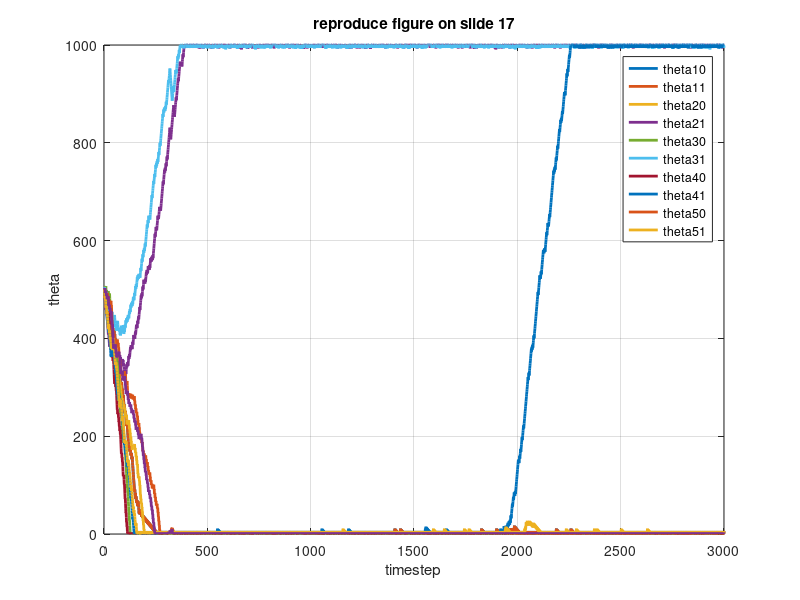
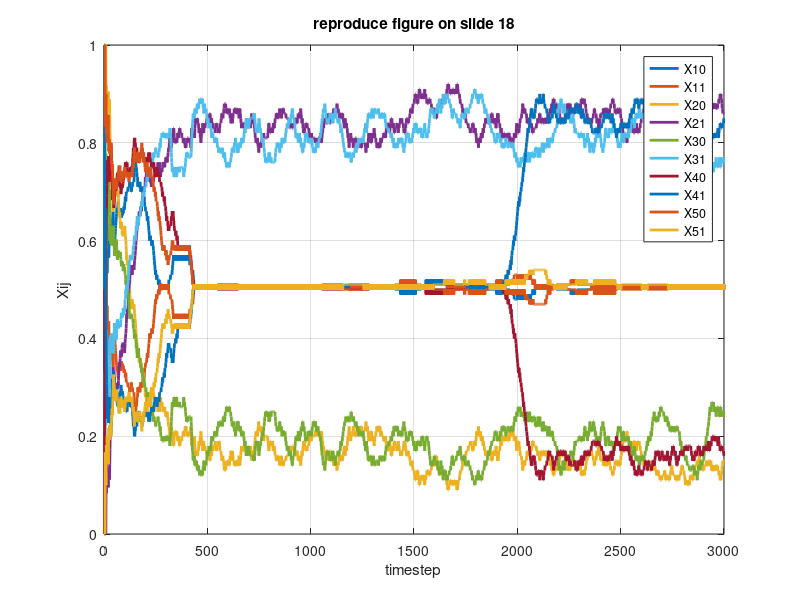

Reproduce these figures in MATLAB, in order.
%% fig 17
clc;
clear;
close all;

data = load('data.dat');
agent1 = data(1:5:end-4,:);
agent2 = data(2:5:end-3,:);
agent3 = data(3:5:end-2,:);
agent4 = data(4:5:end-1,:);
agent5 = data(5:5:end,:);

time = 1:1:data(end,1);
figure
plot(time',agent1(:,4),'LineWidth',2);
hold on
grid on
plot(time',agent1(:,4),'LineWidth',2);
plot(time',agent1(:,5),'LineWidth',2);
plot(time',agent2(:,4),'LineWidth',2);
plot(time',agent2(:,5),'LineWidth',2);
plot(time',agent3(:,4),'LineWidth',2);
plot(time',agent3(:,5),'LineWidth',2);
plot(time',agent4(:,4),'LineWidth',2);
plot(time',agent4(:,5),'LineWidth',2);
plot(time',agent5(:,4),'LineWidth',2);
plot(time',agent5(:,5),'LineWidth',2);

xlabel('timestep')
xlim([0 3000])
ylabel('theta')
title('reproduce figure on slide 17')
legend('theta10','theta11','theta20','theta21','theta30', ...
    'theta31','theta40','theta41','theta50','theta51');

%% fig 18
x10 = zeros(length(time),1);
x11 = zeros(length(time),1);
x20 = zeros(length(time),1);
x21 = zeros(length(time),1);
x30 = zeros(length(time),1);
x31 = zeros(length(time),1);
x40 = zeros(length(time),1);
x41 = zeros(length(time),1);
x50 = zeros(length(time),1);
x51 = zeros(length(time),1);

for i = 1:length(time)
    if i <= 100
        x10(i) = sum(agent1(1:i,3)==0)/i;
    else
        x10(i) = sum(agent1(i-100:i,3)==0)/100;
    end
end

for i = 1:length(time)
    if i <= 100
        x11(i) = sum(agent1(1:i,3)==1)/i;
    else
        x11(i) = sum(agent1(i-100:i,3)==1)/100;
    end
end

for i = 1:length(time)
    if i <= 100
        x20(i) = sum(agent2(1:i,3)==0)/i;
    else
        x20(i) = sum(agent2(i-100:i,3)==0)/100;
    end
end

for i = 1:length(time)
    if i <= 100
        x21(i) = sum(agent2(1:i,3)==1)/i;
    else
        x21(i) = sum(agent2(i-100:i,3)==1)/100;
    end
end

for i = 1:length(time)
    if i <= 100
        x30(i) = sum(agent3(1:i,3)==0)/i;
    else
        x30(i) = sum(agent3(i-100:i,3)==0)/100;
    end
end

for i = 1:length(time)
    if i <= 100
        x31(i) = sum(agent3(1:i,3)==1)/i;
    else
        x31(i) = sum(agent3(i-100:i,3)==1)/100;
    end
end

for i = 1:length(time)
    if i <= 100
        x40(i) = sum(agent4(1:i,3)==0)/i;
    else
        x40(i) = sum(agent4(i-100:i,3)==0)/100;
    end
end

for i = 1:length(time)
    if i <= 100
        x41(i) = sum(agent4(1:i,3)==1)/i;
    else
        x41(i) = sum(agent4(i-100:i,3)==1)/100;
    end
end

for i = 1:length(time)
    if i <= 100
        x50(i) = sum(agent5(1:i,3)==0)/i;
    else
        x50(i) = sum(agent5(i-100:i,3)==0)/100;
    end
end

for i = 1:length(time)
    if i <= 100
        x51(i) = sum(agent5(1:i,3)==1)/i;
    else
        x51(i) = sum(agent5(i-100:i,3)==1)/100;
    end
end

figure
plot(time',x10,'LineWidth',2);
hold on
grid on
plot(time',x11,'LineWidth',2);
plot(time',x20,'LineWidth',2);
plot(time',x21,'LineWidth',2);
plot(time',x30,'LineWidth',2);
plot(time',x31,'LineWidth',2);
plot(time',x40,'LineWidth',2);
plot(time',x41,'LineWidth',2);
plot(time',x50,'LineWidth',2);
plot(time',x51,'LineWidth',2);

xlabel('timestep')
xlim([0 3000])
ylabel('Xij')
title('reproduce figure on slide 18')
legend('X10','X11','X20','X21','X30','X31','X40','X41','X50','X51');